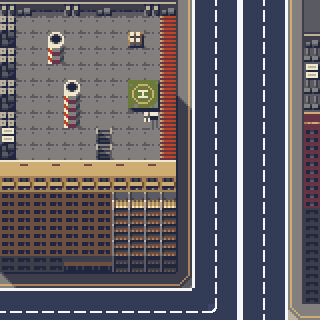

Below is a game level as drawn by its tile map, then a one-line description and the .tmx that defines it (tile-layer data replaced by summaries):
An orthogonal 20x20 tile map with 16x16 px tiles, 2 tile layers (Background, FirstDetails), 3 tilesets and 58 objects.

<map version="1.10" tiledversion="1.10.1" class="Map" orientation="orthogonal" renderorder="right-down" width="20" height="20" tilewidth="16" tileheight="16" infinite="0" nextlayerid="7" nextobjectid="59">
 <tileset firstgid="1" name="Tiles" tilewidth="16" tileheight="16" tilecount="625" columns="25">
  <image source="Tiles.png" width="400" height="400" />
 </tileset>
 <tileset firstgid="626" name="galletcity" tilewidth="16" tileheight="16" tilecount="4096" columns="64">
  <image source="galletcity.png" width="1024" height="1024" />
 </tileset>
 <tileset firstgid="4722" name="CP_V1.0.4" tilewidth="16" tileheight="16" tilecount="4096" columns="64">
  <image source="CP_V1.0.4.png" width="1024" height="1024" />
 </tileset>
 <layer id="1" name="Background" width="20" height="20">
  <properties>
   <property name="Draw" type="bool" value="true" />
  </properties>
  <data>[400 cells, 400 non-empty, 47 distinct tile ids]</data>
 </layer>
 <layer id="2" name="FirstDetails" width="20" height="20">
  <properties>
   <property name="Draw" type="bool" value="true" />
  </properties>
  <data>[400 cells, 113 non-empty, 55 distinct tile ids]</data>
 </layer>
 <objectgroup id="4" name="Wall">
  <object id="1" x="0" y="0" width="16" height="16" />
  <object id="2" x="16" y="0" width="16" height="16" />
  <object id="3" x="32" y="0" width="16" height="16" />
  <object id="4" x="48" y="0" width="16" height="16" />
  <object id="5" x="64" y="0" width="16" height="16" />
  <object id="6" x="80" y="0" width="16" height="16" />
  <object id="7" x="96" y="0" width="16" height="16" />
  <object id="8" x="112" y="0" width="16" height="16" />
  <object id="9" x="128" y="0" width="16" height="16" />
  <object id="10" x="144" y="0" width="16" height="16" />
  <object id="11" x="160" y="0" width="16" height="16" />
  <object id="12" x="160" y="16" width="16" height="16" />
  <object id="13" x="160" y="32" width="16" height="16" />
  <object id="14" x="160" y="48" width="16" height="16" />
  <object id="15" x="160" y="64" width="16" height="16" />
  <object id="16" x="160" y="80" width="16" height="16" />
  <object id="17" x="160" y="96" width="16" height="16" />
  <object id="18" x="160" y="112" width="16" height="16" />
  <object id="19" x="160" y="128" width="16" height="16" />
  <object id="20" x="160" y="144" width="16" height="16" />
  <object id="21" x="160" y="160" width="16" height="16" />
  <object id="22" x="144" y="160" width="16" height="16" />
  <object id="23" x="128" y="160" width="16" height="16" />
  <object id="24" x="112" y="160" width="16" height="16" />
  <object id="25" x="96" y="160" width="16" height="16" />
  <object id="26" x="80" y="160" width="16" height="16" />
  <object id="27" x="64" y="160" width="16" height="16" />
  <object id="28" x="48" y="160" width="16" height="16" />
  <object id="29" x="32" y="160" width="16" height="16" />
  <object id="30" x="16" y="160" width="16" height="16" />
  <object id="31" x="0" y="160" width="16" height="16" />
  <object id="32" x="0" y="144" width="16" height="16" />
  <object id="33" x="0" y="128" width="16" height="16" />
  <object id="34" x="0" y="112" width="16" height="16" />
  <object id="35" x="0" y="96" width="16" height="16" />
  <object id="36" x="0" y="80" width="16" height="16" />
  <object id="37" x="0" y="64" width="16" height="16" />
  <object id="38" x="0" y="48" width="16" height="16" />
  <object id="39" x="0" y="32" width="16" height="16" />
  <object id="40" x="0" y="16" width="16" height="16" />
  <object id="41" x="64" y="112" width="16" height="16" />
  <object id="42" x="64" y="96" width="16" height="16" />
  <object id="43" x="48" y="48" width="16" height="16" />
  <object id="44" x="96" y="144" width="16" height="16" />
  <object id="45" x="96" y="128" width="16" height="16" />
  <object id="46" x="144" y="96" width="16" height="16" />
  <object id="47" x="128" y="96" width="16" height="16" />
  <object id="48" x="128" y="80" width="16" height="16" />
  <object id="49" x="144" y="80" width="16" height="16" />
  <object id="50" x="128" y="32" width="16" height="16" />
 </objectgroup>
 <objectgroup id="5" name="sfasdfsdf" />
 <objectgroup id="6" name="UnitLayer">
  <properties>
   <property name="isEnemies" type="bool" value="true" />
  </properties>
  <object id="51" x="32" y="112" width="16" height="16">
   <properties>
    <property name="1EnemyType" type="int" value="1" />
    <property name="2Velocity" type="int" value="5" />
    <property name="3TexturePath" value="Assets/Textures/GatsCombat.png" />
   </properties>
  </object>
  <object id="52" x="32" y="48" width="16" height="16">
   <properties>
    <property name="1EnemyType" type="int" value="2" />
    <property name="2Velocity" type="int" value="4" />
    <property name="3TexturePath" value="Assets/Textures/Catska.png" />
   </properties>
  </object>
  <object id="53" x="96" y="64" width="16" height="16">
   <properties>
    <property name="1EnemyType" type="int" value="3" />
    <property name="2Velocity" type="int" value="3" />
    <property name="3TexturePath" value="Assets/Textures/TankEnemy.png" />
   </properties>
  </object>
  <object id="54" x="112" y="96" width="16" height="16">
   <properties>
    <property name="1EnemyType" type="int" value="3" />
    <property name="2Velocity" type="int" value="3" />
    <property name="3TexturePath" value="Assets/Textures/TankEnemy.png" />
   </properties>
  </object>
  <object id="55" x="64" y="16" width="16" height="16">
   <properties>
    <property name="1EnemyType" type="int" value="4" />
    <property name="2Velocity" type="int" value="2" />
    <property name="3TexturePath" value="Assets/Textures/LargeRangeEnemy.png" />
   </properties>
  </object>
  <object id="56" x="144" y="16" width="16" height="16">
   <properties>
    <property name="1EnemyType" type="int" value="4" />
    <property name="2Velocity" type="int" value="2" />
    <property name="3TexturePath" value="Assets/Textures/LargeRangeEnemy.png" />
   </properties>
  </object>
  <object id="57" x="128" y="128" width="16" height="16">
   <properties>
    <property name="1EnemyType" type="int" value="3" />
    <property name="2Velocity" type="int" value="3" />
    <property name="3TexturePath" value="Assets/Textures/TankEnemy.png" />
   </properties>
  </object>
  <object id="58" x="32" y="80" width="16" height="16">
   <properties>
    <property name="1EnemyType" type="int" value="3" />
    <property name="2Velocity" type="int" value="3" />
    <property name="3TexturePath" value="Assets/Textures/TankEnemy.png" />
   </properties>
  </object>
 </objectgroup>
</map>
